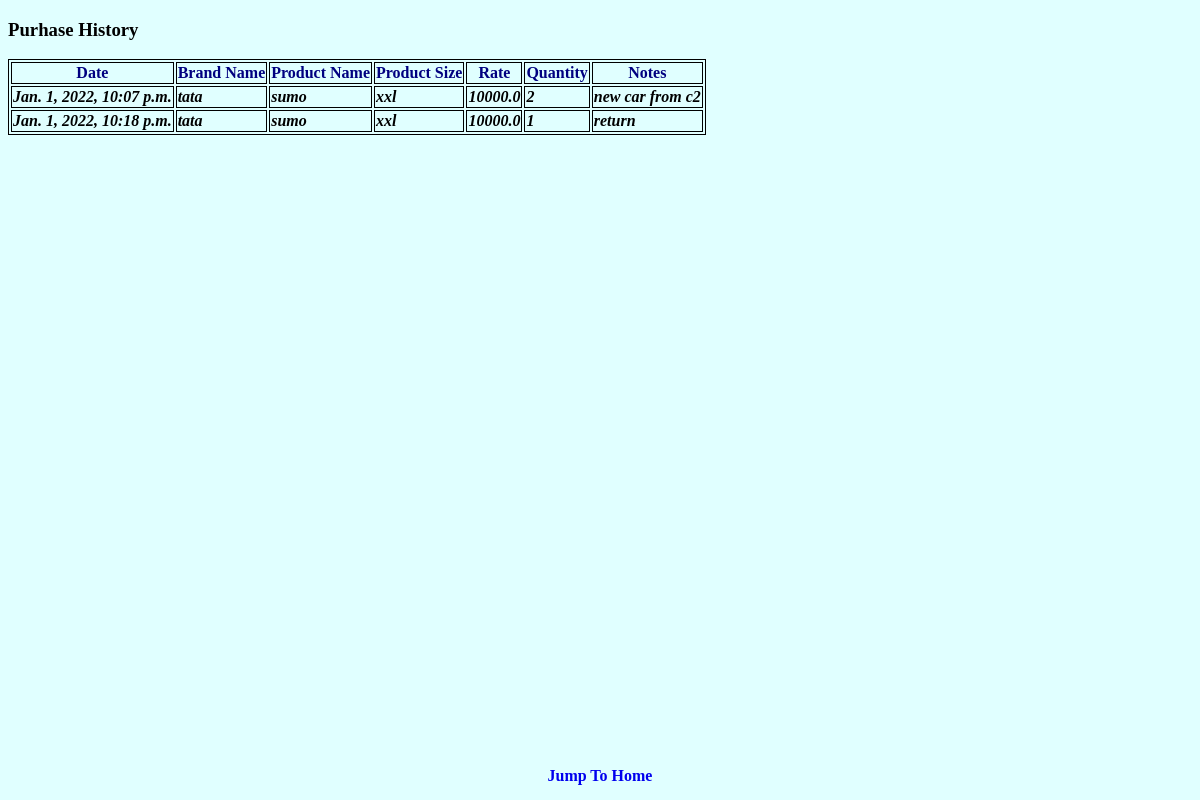
Page /trade/purchasehistory on the committed database.
### trade/models.py (models this page shows)
class Purchase(models.Model):
    pp = models.ForeignKey(Product, on_delete=models.CASCADE)
    pdate = models.DateTimeField(auto_now=True)
    prate = models.FloatField(default=0.0)
    pquantity = models.IntegerField(default=0)
    pnotes = models.CharField(max_length=1000)

class Product(models.Model):
    class Meta:
        unique_together = (('bname','name','size'),)
    bname = models.ForeignKey(Brand, on_delete=models.CASCADE)
    name = models.CharField(max_length=10)
    size = models.CharField(max_length=10)
    quantity = models.IntegerField(default=0)

class Brand(models.Model):
    bname = models.CharField(max_length=10, unique=True)

### trade/views.py (the view)
# urls.py: path('purchasehistory', views.purchase_history),
def purchase_history(request):
    p = Purchase.objects.all()
    return render(request, 'purchase_history.html', {'allpurchase': p})

### templates/purchase_history.html (shortened to what this page needs)
{% extends 'base.html' %}
{% block content %}
<h3>Purhase History</h3>
<table>
    <tr>
        <th>Date</th>
        <th>Brand Name</th>
        <th>Product Name</th>
        <th>Product Size</th>
        <th>Rate</th>
        <th>Quantity</th>
        <th>Notes</th>
    </tr>
    {% for x in allpurchase %}
    <tr>
        <td>{{ x.pdate }}</td>
        <td>{{ x.pp.bname.bname }}</td>
        <td>{{ x.pp.name }}</td>
        <td>{{ x.pp.size }}</td>
        <td>{{ x.prate }}</td>
        <td>{{ x.pquantity }}</td>
        <td>{{ x.pnotes }}</td>
    </tr>
    {% endfor %}
</table>
{% endblock %}

### static/css/style.css (style rules this page uses)
th { color: navy; border: 1px solid black; }
td { font-style: oblique; font-weight: bold; border: 1px solid black; }
table { border: 1px solid black; }

### templates/base.html (style rules this page uses)
body { background-color: lightcyan; }

### rows in the picture
Purchase: pdate "Jan. 1, 2022, 10:07 p.m.", pp.bname.bname "tata", pp.name "sumo", pp.size "xxl", prate "10000.0", pquantity "2", pnotes "new car from c2"
Purchase: pdate "Jan. 1, 2022, 10:18 p.m.", pp.bname.bname "tata", pp.name "sumo", pp.size "xxl", prate "10000.0", pquantity "1", pnotes "return"
